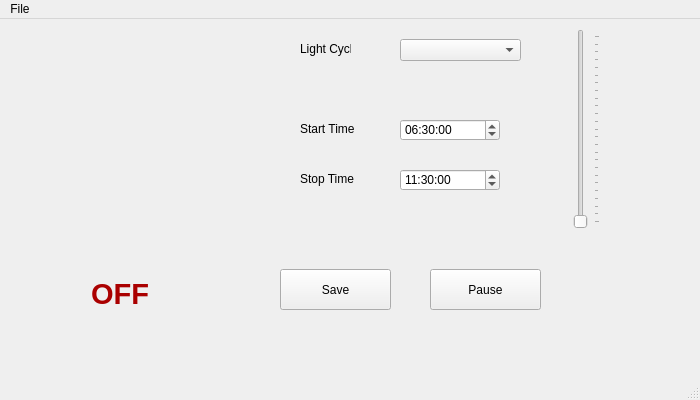
<?xml version="1.0" encoding="UTF-8"?>
<ui version="4.0">
 <class>MainWindow</class>
 <widget class="QMainWindow" name="MainWindow">
  <property name="geometry">
   <rect>
    <x>0</x>
    <y>0</y>
    <width>700</width>
    <height>400</height>
   </rect>
  </property>
  <property name="windowTitle">
   <string>MainWindow</string>
  </property>
  <property name="autoFillBackground">
   <bool>false</bool>
  </property>
  <widget class="QWidget" name="centralwidget">
   <widget class="QSlider" name="verticalSlider">
    <property name="geometry">
     <rect>
      <x>570</x>
      <y>10</y>
      <width>30</width>
      <height>200</height>
     </rect>
    </property>
    <property name="mouseTracking">
     <bool>false</bool>
    </property>
    <property name="autoFillBackground">
     <bool>false</bool>
    </property>
    <property name="maximum">
     <number>24</number>
    </property>
    <property name="orientation">
     <enum>Qt::Vertical</enum>
    </property>
    <property name="tickPosition">
     <enum>QSlider::TicksBelow</enum>
    </property>
   </widget>
   <widget class="QTimeEdit" name="timeEdit">
    <property name="geometry">
     <rect>
      <x>400</x>
      <y>100</y>
      <width>100</width>
      <height>22</height>
     </rect>
    </property>
    <property name="date">
     <date>
      <year>2021</year>
      <month>4</month>
      <day>14</day>
     </date>
    </property>
    <property name="calendarPopup">
     <bool>true</bool>
    </property>
    <property name="time">
     <time>
      <hour>6</hour>
      <minute>30</minute>
      <second>0</second>
     </time>
    </property>
   </widget>
   <widget class="QTimeEdit" name="timeEdit_2">
    <property name="geometry">
     <rect>
      <x>400</x>
      <y>150</y>
      <width>100</width>
      <height>22</height>
     </rect>
    </property>
    <property name="time">
     <time>
      <hour>11</hour>
      <minute>30</minute>
      <second>0</second>
     </time>
    </property>
   </widget>
   <widget class="QLabel" name="label_2">
    <property name="geometry">
     <rect>
      <x>300</x>
      <y>100</y>
      <width>70</width>
      <height>20</height>
     </rect>
    </property>
    <property name="text">
     <string>Start Time</string>
    </property>
   </widget>
   <widget class="QLabel" name="label_3">
    <property name="geometry">
     <rect>
      <x>300</x>
      <y>150</y>
      <width>70</width>
      <height>20</height>
     </rect>
    </property>
    <property name="text">
     <string>Stop Time</string>
    </property>
   </widget>
   <widget class="QLabel" name="label_4">
    <property name="geometry">
     <rect>
      <x>80</x>
      <y>250</y>
      <width>80</width>
      <height>50</height>
     </rect>
    </property>
    <property name="autoFillBackground">
     <bool>true</bool>
    </property>
    <property name="text">
     <string>&lt;html&gt;&lt;head/&gt;&lt;body&gt;&lt;p&gt;&lt;span style=&quot; font-size:22pt; font-weight:600; color:#aa0000;&quot;&gt;OFF&lt;/span&gt;&lt;/p&gt;&lt;/body&gt;&lt;/html&gt;</string>
    </property>
    <property name="alignment">
     <set>Qt::AlignCenter</set>
    </property>
   </widget>
   <widget class="QPushButton" name="pushButton">
    <property name="geometry">
     <rect>
      <x>280</x>
      <y>250</y>
      <width>111</width>
      <height>41</height>
     </rect>
    </property>
    <property name="text">
     <string>Save</string>
    </property>
   </widget>
   <widget class="QComboBox" name="comboBox">
    <property name="geometry">
     <rect>
      <x>400</x>
      <y>20</y>
      <width>121</width>
      <height>22</height>
     </rect>
    </property>
   </widget>
   <widget class="QLabel" name="label_5">
    <property name="geometry">
     <rect>
      <x>300</x>
      <y>20</y>
      <width>51</width>
      <height>20</height>
     </rect>
    </property>
    <property name="text">
     <string>Light Cycle</string>
    </property>
   </widget>
   <widget class="AnalogClock" name="widgetAnalogClock" native="true">
    <property name="geometry">
     <rect>
      <x>20</x>
      <y>10</y>
      <width>200</width>
      <height>200</height>
     </rect>
    </property>
   </widget>
   <widget class="QPushButton" name="pushButton_2">
    <property name="geometry">
     <rect>
      <x>430</x>
      <y>250</y>
      <width>111</width>
      <height>41</height>
     </rect>
    </property>
    <property name="text">
     <string>Pause</string>
    </property>
   </widget>
  </widget>
  <widget class="QMenuBar" name="menubar">
   <property name="geometry">
    <rect>
     <x>0</x>
     <y>0</y>
     <width>700</width>
     <height>21</height>
    </rect>
   </property>
   <widget class="QMenu" name="menuFile">
    <property name="title">
     <string>File</string>
    </property>
    <addaction name="actionExit"/>
   </widget>
   <addaction name="menuFile"/>
  </widget>
  <widget class="QStatusBar" name="statusbar"/>
  <action name="actionExit">
   <property name="text">
    <string>Exit</string>
   </property>
  </action>
 </widget>
 <customwidgets>
  <customwidget>
   <class>AnalogClock</class>
   <extends>QWidget</extends>
   <header>analogclock.h</header>
   <container>1</container>
  </customwidget>
 </customwidgets>
 <resources/>
 <connections/>
</ui>
